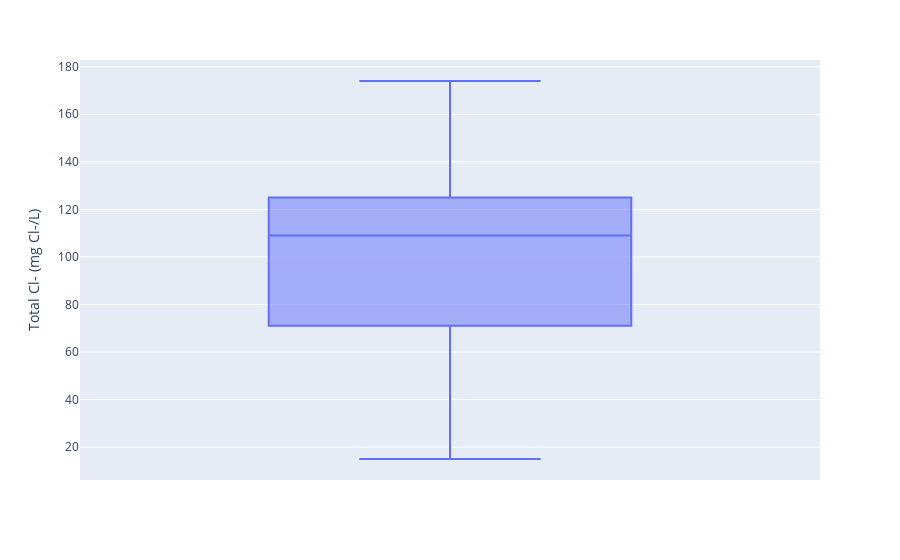

The code cell stored with this chart in its notebook:
### Code cell
import plotly.express as px

fig = px.box(df, y="Total Cl-\n(mg Cl-/L)")
fig.show()

### Figure 1 — Plotly figure (JSON) as saved in the notebook; plotly's stock layout.template omitted (floating-point values rounded to 4 significant figures; data arrays with more than 128 entries replaced by an {"elided": "..."} marker saying what was removed)
{"data": [{"alignmentgroup": "True", "hovertemplate": "Total Cl-\n(mg Cl-/L)=%{y}<extra></extra>", "legendgroup": "", "marker": {"color": "#636efa"}, "name": "", "notched": false, "offsetgroup": "", "orientation": "v", "showlegend": false, "type": "box", "x0": " ", "xaxis": "x", "y": {"elided": "219 int values"}, "y0": " ", "yaxis": "y"}], "layout": {"autosize": true, "boxmode": "group", "legend": {"tracegroupgap": 0}, "margin": {"t": 60}, "xaxis": {"anchor": "y", "autorange": true, "domain": [0, 1], "range": [-0.5, 0.5], "type": "category"}, "yaxis": {"anchor": "x", "autorange": true, "domain": [0, 1], "range": [6.167, 182.8], "title": {"text": "Total Cl-\n(mg Cl-/L)"}, "type": "linear"}}}
